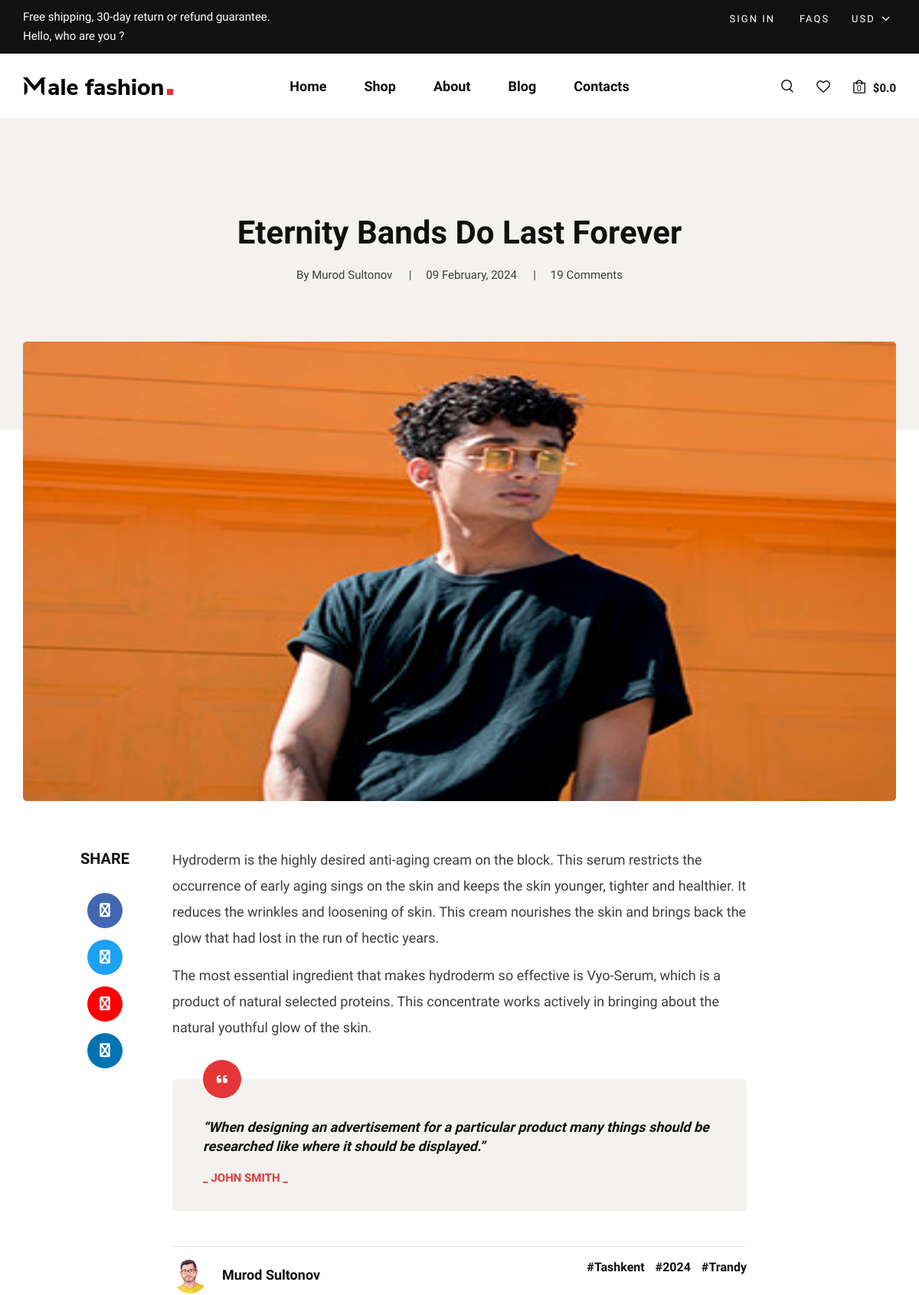
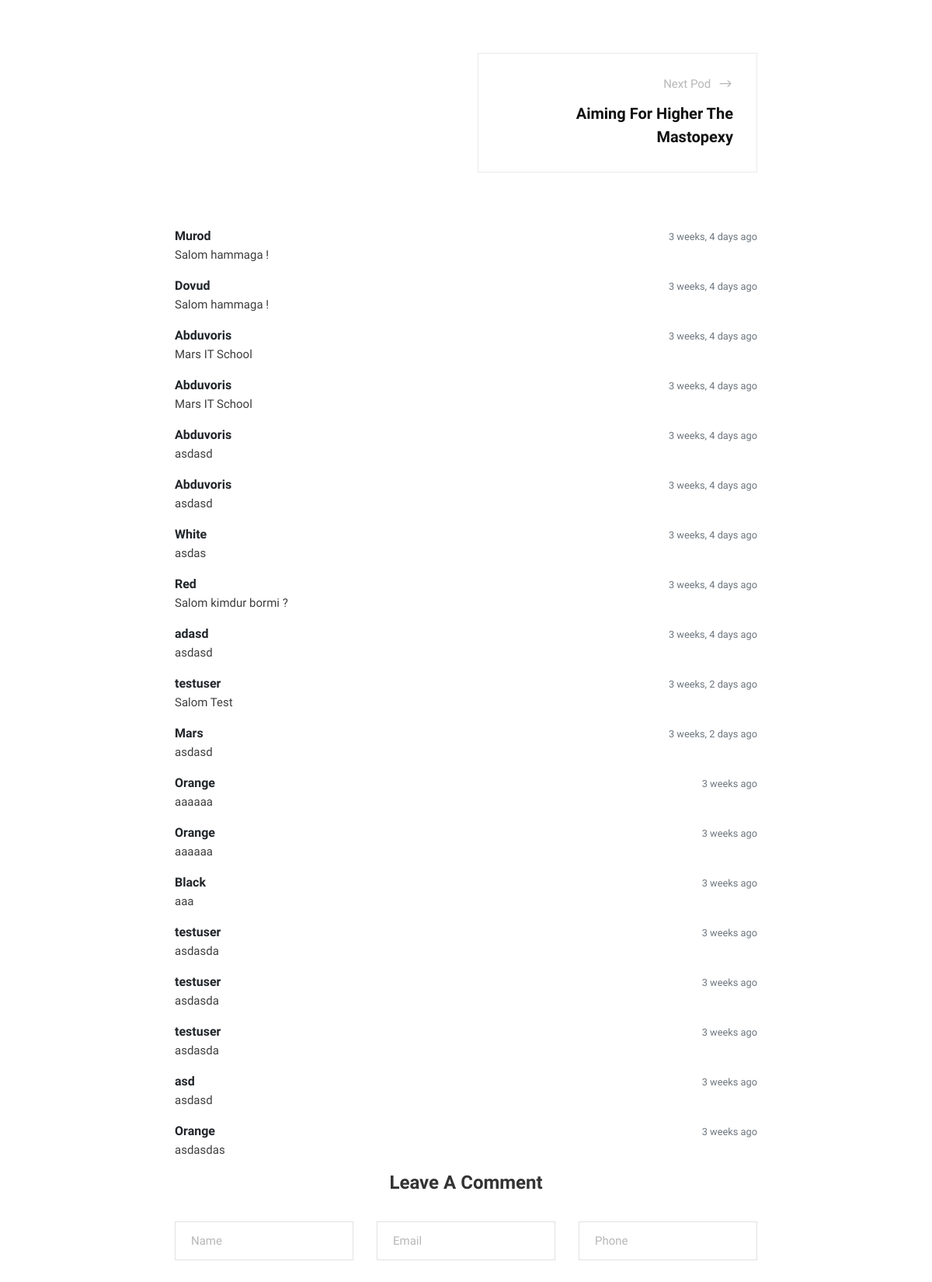
Page /blogs/posts/1/ (upper part) on the committed database (2 pictures, top to bottom).
### blogs/models.py (models this page shows, shortened)
class PostModel(models.Model):
    title = models.CharField(max_length=64)
    description = models.TextField()
    short_description = models.TextField(null=True)
    image = models.ImageField(upload_to="posts")
    tags = models.ManyToManyField(TagModel)
    author = models.ForeignKey(AuthorModel, on_delete=models.CASCADE)
    created_at = models.DateTimeField(auto_now_add=True)
    updated_at = models.DateTimeField(auto_now=True)
    def __str__(self):
        return self.title
    def get_previous(self):
        return self.get_previous_by_created_at()
    def get_next(self):
        return self.get_next_by_created_at()
    class Meta:
        verbose_name = "Post"
        verbose_name_plural = "Posts"

class AuthorModel(models.Model):
    full_name = models.CharField(max_length=64)
    avatar = models.ImageField(upload_to="authors/avatar")
    date_of_birth = models.DateField()
    class Meta:
        verbose_name = "Author"
        verbose_name_plural = "Authors"

class CommentModel(models.Model):
    name = models.CharField(max_length=36)
    email = models.EmailField()
    phone = models.CharField(max_length=13)
    comments = models.TextField()
    post = models.ForeignKey(PostModel, on_delete=models.CASCADE, related_name="comments")
    created_at = models.DateTimeField(auto_now_add=True, null=True)
    updated_at = models.DateTimeField(auto_now=True)
    class Meta:
        verbose_name = "Comment"
        verbose_name_plural = "Comments"

### products/models.py (models this page shows, shortened)
class TagModel(models.Model):
    title = models.CharField(max_length=24)
    class Meta:
        verbose_name = "Tag"
        verbose_name_plural = "Tags"

### blogs/views.py (the view)
# urls.py: path('posts/<int:pk>/', BlogDetailView.as_view(), name='detail'),
class BlogDetailView(DetailView):
    template_name = 'blog-details.html'
    model = PostModel
    context_object_name = 'post'

### products/templatetags/my_tags.py (called while the page is built)
@register.simple_tag
def get_cart_info(request):
    cart = request.session.get("cart", [])
    if not cart:
        return 0, 0.0
    quantity, total_price = len(cart), ProductModel.get_from_cart(cart).aggregate(Sum("price"))['price__sum']
    return quantity, "{:.2f}".format(total_price)

### templates/blog-details.html (shortened to what this page needs)
{% extends 'layouts/base.html' %}
{% load static %}
{% block content %}
     <section class="blog-hero spad">
        <div class="container">
            <div class="row d-flex justify-content-center">
                <div class="col-lg-9 text-center">
                    <div class="blog__hero__text">
                        <h2>{{ post.title }}</h2>
                        <ul>
                            <li>By {{ post.author.full_name }}</li>
                            <li>{{ post.created_at|date:'d F, Y' }}</li>
                            <li>{{ post.comments.all.count }} Comments</li>
                        </ul>
                    </div>
                </div>
            </div>
        </div>
    </section>
    <section class="blog-details spad">
        <div class="container">
            <div class="row d-flex justify-content-center">
                <div class="col-lg-12">
                    <div class="blog__details__pic">
                        <img height="600" src="{{ post.image.url }}" alt="">
                    </div>
                </div>
                <div class="col-lg-8">
                    <div class="blog__details__content">
                        <div class="blog__details__share">
                            <span>share</span>
                            <ul>
                                <li><a href="#"><i class="fa fa-facebook"></i></a></li>
                                <li><a href="#" class="twitter"><i class="fa fa-twitter"></i></a></li>
                                <li><a href="#" class="youtube"><i class="fa fa-youtube-play"></i></a></li>
                                <li><a href="#" class="linkedin"><i class="fa fa-linkedin"></i></a></li>
                            </ul>
                        </div>
                        <div class="blog__details__text">
                            <p>{{ post.description }}</p>
                            <p>{{ post.short_description }}</p>
                        </div>
                        <div class="blog__details__quote">
                            <i class="fa fa-quote-left"></i>
                            <p>“When designing an advertisement for a particular product many things should be
                                researched like where it should be displayed.”</p>
                            <h6>_ John Smith _</h6>
                        </div>
                        <div class="blog__details__option">
                            <div class="row">
                                <div class="col-lg-6 col-md-6 col-sm-6">
                                    <div class="blog__details__author">
                                        <div class="blog__details__author__pic">
                                            <img src="{{ post.author.avatar.url }}" alt="">
                                        </div>
                                        <div class="blog__details__author__text">
                                            <h5>{{ post.author.full_name }}</h5>
                                        </div>
                                    </div>
                                </div>
                                <div class="col-lg-6 col-md-6 col-sm-6">
                                    <div class="blog__details__tags">
                                        {% for tag in post.tags.all %}
                                            <a href="{% url 'pages:blog' %}?tag={{ tag.title }}">#{{ tag.title }}</a>
                                        {% endfor %}
                                    </div>
                                </div>
                            </div>
                        </div>
                        <div class="blog__details__btns">
                            <div class="row">
                                <div class="col-lg-6 col-md-6 col-sm-6">
                                </div>
                                <div class="col-lg-6 col-md-6 col-sm-6">
                                    {% if post.get_next %}
                                        <a href="{% url 'blogs:detail' pk=post.get_next.pk %}" class="blog__details__btns__item blog__details__btns__item--next">
                                            <p>Next Pod <span class="arrow_right"></span></p>
                                            <h5>{{ post.get_next }}</h5>
                                        </a>
                                    {% endif %}
                                </div>
                            </div>
                        </div>
                        <div class="comment__section">
                            <ul>
                                {% for comment in post.comments.all %}
                                <li class="media">
                                    <div class="media-body">
                                        <span class="text-muted pull-right">
                                            <small class="text-muted">
                                                {{ comment.created_at|timesince }} ago
                                            </small>
                                        </span>
                                        <strong>
                                            {{ comment.name }}
                                        </strong>
                                        <p>
                                            {{ comment.comments }}
                                        </p>
                                    </div>
                                </li>
                                {% endfor %}
                            </ul>
                        </div>
                        <div class="blog__details__comment">
                            <h4>Leave A Comment</h4>
                            <form action="{% url 'blogs:comment' pk=post.pk %}" method="POST">
                                <div class="row">
                                    <div class="col-lg-4 col-md-4">
                                        <input name="name" type="text" placeholder="Name">
                                    </div>
                                    <div class="col-lg-4 col-md-4">
                                        <input name="email" type="text" placeholder="Email">
                                    </div>
                                    <div class="col-lg-4 col-md-4">
                                        <input name="phone" type="text" placeholder="Phone">
                                    </div>
                                </div>
                            </form>
                        </div>
                    </div>
                </div>
            </div>
        </div>
    </section>
{% endblock %}

### static/css/style.css (style rules this page uses)
html, body { height: 100%; font-family: "Nunito Sans", sans-serif; -webkit-font-smoothing: antialiased; }
h1, h2, h3, h4, h5, h6 { margin: 0; color: #111111; font-weight: 400; font-family: "Nunito Sans", sans-serif; }
h2 { font-size: 36px; }
h4 { font-size: 24px; }
h5 { font-size: 18px; }
h6 { font-size: 16px; }
p { font-size: 15px; font-family: "Nunito Sans", sans-serif; color: #3d3d3d; font-weight: 400; line-height: 25px; margin: 0 0 15px 0; }
img { max-width: 100%; }
ul, ol { padding: 0; margin: 0; }
.spad { padding-top: 100px; padding-bottom: 100px; }
.blog-hero { background: #f3f2ee; padding-top: 125px; padding-bottom: 190px; }
.blog__hero__text h2 { color: #111111; font-size: 42px; font-weight: 700; line-height: 50px; margin-bottom: 18px; }
.blog__hero__text ul li { list-style: none; font-size: 15px; color: #3d3d3d; display: inline-block; margin-right: 40px; position: relative; }
.blog__hero__text ul li:after { position: absolute; right: -25px; top: 0; content: "|"; }
.blog__hero__text ul li:last-child { margin-right: 0; }
.blog__hero__text ul li:last-child:after { display: none; }
.blog-details { margin-top: -115px; padding-top: 0; }
.blog__details__content { position: relative; }
.blog__details__pic { margin-bottom: 60px; }
.blog__details__pic img { min-width: 100%; border-radius: 5px; }
.blog__details__share { text-align: center; position: absolute; left: -120px; top: 0; }
.blog__details__share span { color: #111111; font-size: 20px; text-transform: uppercase; font-weight: 700; display: block; margin-bottom: 30px; }
.blog__details__share ul li { list-style: none; margin-bottom: 15px; }
.blog__details__share ul li a { color: #ffffff; font-size: 18px; height: 46px; display: inline-block; width: 46px; border-radius: 50%; line-height: 46px; text-align: center; background: #4267b2; }
.blog__details__share ul li a.twitter { background: #1da1f2; }
.blog__details__share ul li a.youtube { background: #fe0003; }
.blog__details__share ul li a.linkedin { background: #0173b2; }
.blog__details__text { margin-bottom: 50px; }
.blog__details__text p { font-size: 18px; line-height: 34px; }
.blog__details__text p:last-child { margin-bottom: 0; }
.blog__details__quote { background: #f3f2ee; padding: 50px 40px 35px; border-radius: 5px; position: relative; margin-bottom: 45px; }
.blog__details__quote i { font-size: 16px; color: #ffffff; height: 50px; width: 50px; background: #e53637; border-radius: 50%; line-height: 50px; text-align: center; position: absolute; left: 40px; top: -25px; }
.blog__details__quote p { color: #111111; font-size: 18px; font-weight: 600; font-style: italic; margin-bottom: 20px; }
.blog__details__quote h6 { color: #e53637; font-size: 15px; font-weight: 700; text-transform: uppercase; }
.blog__details__option { border-top: 1px solid #e5e5e5; padding-top: 15px; margin-bottom: 70px; }
.blog__details__author__pic { display: inline-block; margin-right: 15px; }
.blog__details__author__pic img { height: 46px; width: 46px; border-radius: 50%; }
.blog__details__author__text { display: inline-block; }
.blog__details__author__text h5 { color: #111111; font-weight: 700; }
.blog__details__tags { text-align: right; }
.blog__details__tags a { display: inline-block; color: #111111; font-weight: 700; margin-right: 10px; }
.blog__details__tags a:last-child { margin-right: 0; }
.blog__details__btns { margin-bottom: 40px; }
.blog__details__btns__item { display: block; border: 1px solid #ebebeb; padding: 25px 30px 30px; margin-bottom: 30px; }
.blog__details__btns__item.blog__details__btns__item--next { text-align: right; }
.blog__details__btns__item.blog__details__btns__item--next p span { margin-right: 0; margin-left: 5px; }
.blog__details__btns__item p { color: #b7b7b7; margin-bottom: 10px; }
.blog__details__btns__item p span { font-size: 20px; position: relative; top: 4px; margin-right: 5px; }
.blog__details__btns__item h5 { color: #111111; font-size: 20px; line-height: 30px; font-weight: 700; }
.blog__details__comment h4 { color: #333333; font-weight: 700; margin-bottom: 35px; text-align: center; }
.blog__details__comment form input { height: 50px; width: 100%; border: 1px solid #e1e1e1; padding-left: 20px; font-size: 15px; color: #b7b7b7; margin-bottom: 30px; -webkit-transition: all, 0.3s; -o-transition: all, 0.3s; transition: all, 0.3s; }
.blog__details__comment form input::placeholder { color: #b7b7b7; }
@media only screen and (min-width: 1200px) { .container { max-width: 1170px; } }

### rows in the picture
PostModel: title "Eternity Bands Do Last Forever", author.full_name "Murod Sultonov", created_at "09 February, 2024", comments.all.count "19", image (picture), description "Hydroderm is the highly desired anti-aging cream on the block. This serum restricts the occurrence of early aging sings on the skin and keeps the skin younger, tighter and healthier. It reduces the wrinkles and loosening of skin. This cream nourishes the skin and brings back the glow that had lost in the run of hectic years.", short_description "The most essential ingredient that makes hydroderm so effective is Vyo-Serum, which is a product of natural selected proteins. This concentrate works actively in bringing about the natural youthful glow of the skin.", author.avatar (picture), get_next "Aiming For Higher The Mastopexy"
TagModel: title "Tashkent"
TagModel: title "2024"
TagModel: title "Trandy"
CommentModel: created_at "3 weeks, 4 days", name "Murod", comments "Salom hammaga !"
CommentModel: created_at "3 weeks, 4 days", name "Dovud", comments "Salom hammaga !"
CommentModel: created_at "3 weeks, 4 days", name "Abduvoris", comments "Mars IT School"
CommentModel: created_at "3 weeks, 4 days", name "Abduvoris", comments "Mars IT School"
CommentModel: created_at "3 weeks, 4 days", name "Abduvoris", comments "asdasd"
CommentModel: created_at "3 weeks, 4 days", name "Abduvoris", comments "asdasd"
CommentModel: created_at "3 weeks, 4 days", name "White", comments "asdas"
CommentModel: created_at "3 weeks, 4 days", name "Red", comments "Salom kimdur bormi ?"
CommentModel: created_at "3 weeks, 4 days", name "adasd", comments "asdasd"
CommentModel: created_at "3 weeks, 2 days", name "testuser", comments "Salom Test"
CommentModel: created_at "3 weeks, 2 days", name "Mars", comments "asdasd"
CommentModel: created_at "3 weeks", name "Orange", comments "aaaaaa"
CommentModel: created_at "3 weeks", name "Orange", comments "aaaaaa"
CommentModel: created_at "3 weeks", name "Black", comments "aaa"
CommentModel: created_at "3 weeks", name "testuser", comments "asdasda"
CommentModel: created_at "3 weeks", name "testuser", comments "asdasda"
CommentModel: created_at "3 weeks", name "testuser", comments "asdasda"
CommentModel: created_at "3 weeks", name "asd", comments "asdasd"
CommentModel: created_at "3 weeks", name "Orange", comments "asdasdas"

### other values in the picture
{{ cart_info.0 }} "0"
{{ cart_info.1 }} "0.0"
